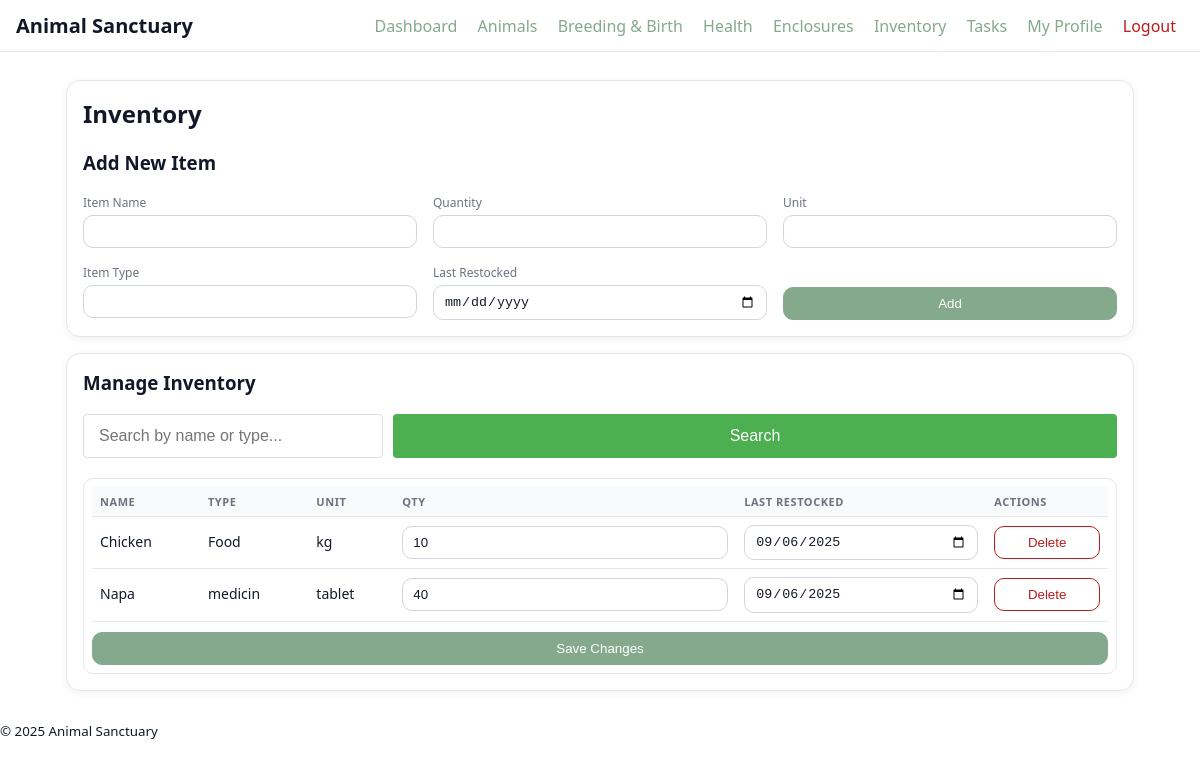
The app's page /inventory.php (signed in) with its own data.
### tables this page shows
CREATE TABLE `inventory` (
  `item_name` varchar(100) NOT NULL,
  `last_restocked` date NOT NULL,
  `quantity` int(6) NOT NULL,
  `item_type` varchar(7) NOT NULL,
  `unit` text NOT NULL
);

### inventory.php (the view, shortened to what this page needs)
<?php
require_once "db.php"; require_once "auth.php"; require_login();
$search = isset($_GET['search']) ? $mysqli->real_escape_string($_GET['search']) : '';
$query = "SELECT * FROM inventory";
$query .= " ORDER BY item_name";
$items=$mysqli->query($query);
include "header.php"; ?>
<div class="card">
  <h2>Inventory</h2>
  <h3>Add New Item</h3>
  <form method="post" class="grid grid-3">
    <div><label>Item Name</label><input required name="item_name"></div>
    <div><label>Quantity</label><input required name="quantity" type="number" min="0"></div>
    <div><label>Unit</label><input required name="unit"></div>
    <div><label>Item Type</label><input required name="item_type"></div>
    <div><label>Last Restocked</label><input required type="date" name="last_restocked"></div>
    <div style="align-self:end"><button class="btn primary" name="add_item">Add</button></div>
  </form>
</div>
<div class="card">
  <h3>Manage Inventory</h3>
  <form method="get" class="search-container">
    <input type="text" name="search" placeholder="Search by name or type..." value="<?= htmlspecialchars($search) ?>" class="search-input">
    <button type="submit" class="search-btn">Search</button>
  </form>
  <div class="scrollbox compact">
  <form method="post" id="inventoryForm">
  <table>
    <thead>
      <tr>
        <th>Name</th>
        <th>Type</th>
        <th>Unit</th>
        <th>Qty</th>
        <th>Last Restocked</th>
        <th>Actions</th>
      </tr>
    </thead>
    <tbody>
      <?php if($items->num_rows > 0): ?>
        <?php while($it=$items->fetch_assoc()): ?>
          <tr>
            <td><?=$it['item_name']?></td>
            <td><?=$it['item_type']?></td>
            <td><?=$it['unit']?></td>
            <td><input type="number" name="row[<?=$it['item_name']?>][quantity]" value="<?=$it['quantity']?>"></td>
            <td><input type="date" name="row[<?=$it['item_name']?>][last_restocked]" value="<?=$it['last_restocked']?>"></td>
            <td>
              <button type="submit" name="delete_item" value="<?=$it['item_name']?>" class="btn danger"
                      onclick="return confirm('Are you sure you want to delete <?=$it['item_name']?>?')">Delete</button>
            </td>
          </tr>
        <?php endwhile; ?>
      <?php endif; ?>
    </tbody>
  </table>
  <?php if($items->num_rows > 0): ?>
    <div style="margin-top:10px"><button class="btn primary" name="save_row">Save Changes</button></div>
  <?php endif; ?>
  </form>
  </div>
</div>
<?php include "footer.php"; ?>

### styles.css (style rules this page uses)
:root { --bg:#ffffff; --card:#ffffff; --muted:#e5e7eb; --text:#111827; --accent:#84a98c; --accent-strong:#3a5a40; --border:#e5e7eb; --danger:#b91c1c; }
* { box-sizing:border-box }
body { margin:0;background:var(--bg);color:var(--text);font-family:system-ui,-apple-system,Segoe UI,Roboto,Ubuntu,"Helvetica Neue",Arial }
.card { background:var(--card);border:1px solid var(--border);border-radius:14px;padding:16px;margin-bottom:16px;box-shadow:0 2px 8px rgba(0,0,0,.06) }
.grid { display:grid;gap:16px }
.grid-3 { grid-template-columns:repeat(3,minmax(0,1fr)) }
input,select,button,textarea { width:100%;padding:8px 10px;background:#fff;color:var(--text);border:1px solid #d1d5db;border-radius:10px }
label { font-size:12px;color:#6b7280;margin-bottom:4px;display:block }
button { cursor:pointer }
table { width:100%;border-collapse:collapse }
th,td { padding:8px;border-bottom:1px solid var(--border);text-align:left;font-size:14px;line-height:1.2 }
h2,h3 { margin-top:0 }
table thead th { font-size:11px;text-transform:uppercase;letter-spacing:.05em;color:#6b7280;background:#f9fafb }
.btn { border:1px solid #d1d5db;background:#fff;transition:all .15s ease;border-radius:10px }
.btn.primary { background:var(--accent);border-color:var(--accent);color:#fff }
.btn.danger { border-color:var(--danger);color:var(--danger);background:#fff }
.scrollbox { max-height:350px;overflow:auto;border:1px solid var(--border);border-radius:10px;padding:8px;background:#fff }
.compact table { font-size:13px }

### inventory.php (style rules this page uses)
.search-container { display: flex; margin-bottom: 20px; gap: 10px; align-items: stretch; }
.search-input { flex: 1; padding: 12px 15px; font-size: 16px; border: 1px solid #ddd; border-radius: 4px; min-width: 300px; }
.search-btn { padding: 12px 20px; background-color: #4CAF50; color: white; border: none; border-radius: 4px; cursor: pointer; font-size: 16px; white-space: nowrap; }

### records on screen
inventory: item_name "Chicken", item_type "Food", unit "kg", quantity "10", last_restocked "09/06/2025"
inventory: item_name "Napa", item_type "medicin", unit "tablet", quantity "40", last_restocked "09/06/2025"
